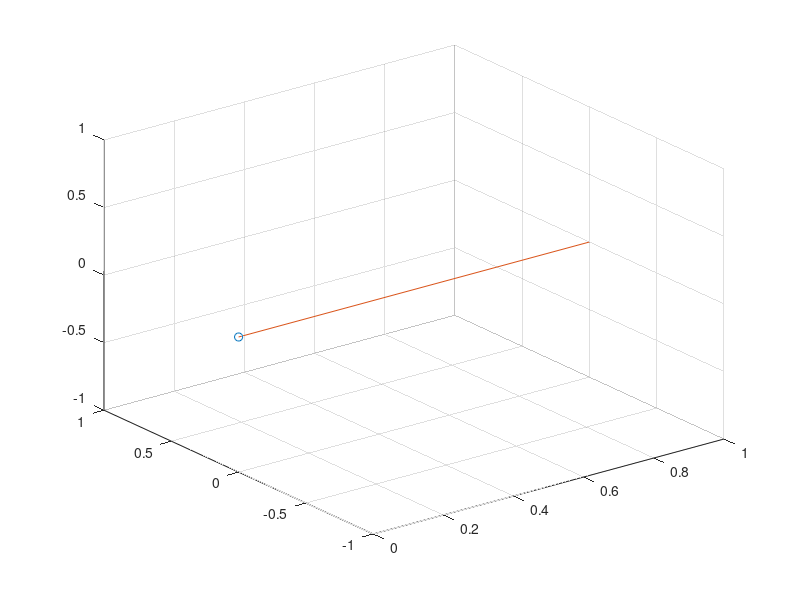

This figure's MATLAB source: (Note: this script raises an error after producing the figure.)


clc
clear all
close all

fprintf('Press 1 for zyz orientation.\nPress 2 for zyx orientation.');
orient=input(' ','s');
if xor(strcmp(orient,'1'),strcmp(orient,'2')) == 0
        fprintf('Invalid input. Press p for prismatic joint, Press r for revolute joint\n');
        %exit;
end
if orient=='1'
fprintf('Press 1 to calculate the zyz rotation matrix.\nPress 2 to calculate zyz euler angles from rotation matrix');
c=input(' ','s');
if xor(strcmp(c,'1'),strcmp(c,'2')) == 0
        fprintf('Invalid input.');
        %exit;
end
if c=='1'
   z = input('Enter the z angle in degrees - ');
   y = input('Enter the y angle in degrees - ');
   z1 = input('Enter the z1 angle in degrees - ');
%    zyz = [cos(z)*cos(y)*cos(z1)-sin(z)*sin(z1) -cos(z)*cos(y)*cos(z1) cos(z)*sin(y);
%             sin(z)*cos(y)*cos(z1)-cos(z)*sin(z1) -sin(z)*cos(y)*sin(z)+cos(z)*cos(z1) sin(z)*sin(z1);
%             -sin(y)*cos(z1) sin(y)*sin(z1) cos(z)]
%    R = zyz;
    R = eul2r(z, y, z1, 'deg')
end

if c=='2'
zyz = input('Enter the zyz matrix');
z = atan2(zyz(2,3),zyz(1,3))
y = atan2((sqrt(zyz(1,3)^2+zyz(2,3)^2)),zyz(3,3))
z1 = atan2(zyz(3,2),-zyz(3,1))
R = zyz;


end
end

if orient=='2'
fprintf('Press 1 to calculate the zyx rotation matrix.\nPress 2 to calculate zyx euler angles from rotation matrix');
c=input(' ','s');
if xor(strcmp(c,'1'),strcmp(c,'2')) == 0
        fprintf('Invalid input.');
        %exit;
end

if c=='1'
z = input('Enter the z angle in degrees - ');
y = input('Enter the y angle in degrees - ');
x = input('Enter the x angle in degrees - ');

% zyx = [cos(z)*cos(y) cos(z)*sin(y)*sin(x)-sin(z)*cos(x) cos(z)*sin(y)*cos(x)+sin(z)*sin(x);
%         sin(z)*cos(y) sin(z)*sin(y)*sin(x)+cos(z)*cos(x) sin(z)*sin(y)*cos(x)-cos(z)*sin(x);
%             -sin(y) cos(y)*sin(x) cos(y)*cos(x)]
R = eul2r(z, y, z1, 'deg', 'zyx')
    
end

if c=='2'

zyx = input('Enter the zyx matrix')
z = atan2(zyx(2,1),zyx(1,1));
y = atan2(-zyx(3,1),sqrt(zyx(3,2)^2+zyx(3,3)^2));
x = atan2(zyx(3,2),zyx(3,3));
R = zyx;

end
end

figure(1)
axis_start = [0 0 0];
axis_end(:,1) = axis_start + [1 0 0];
axis_end(:,2) = axis_start + [0 1 0];
axis_end(:,3) = axis_start + [0 0 1];

plot3(0,0,0, 'o')
grid on;
hold on;

for i = 1:3    
    h=plot3([axis_start(1) axis_end(1,i)],...        
        [axis_start(2) axis_end(2,i)],...        
        [axis_start(3) axis_end(3,i)]);    
    if i==1        
        h.Color='red'; 
        text(axis_end(1,i),...
            axis_end(2,i),...
            axis_end(3,i),'x_A','VerticalAlignment','bottom','HorizontalAlignment','right','fontsize',16);
        
    elseif i==2        
        h.Color='green';
        text(axis_end(1,i),...
           axis_end(2,i),...
           axis_end(3,i),'y_A','VerticalAlignment','bottom','HorizontalAlignment','right','fontsize',16);
    else
        h.Color='blue';
        text(axis_end(1,i),...
           axis_end(2,i),...
           axis_end(3,i),'z_A','VerticalAlignment','bottom','HorizontalAlignment','right','fontsize',16);
    end
end

hold on
p = [0 0 0]';
axis_start = p;

figure(1)
for i=1:3    
    axis_end(:,i) = axis_start + R(:,i);
end

plot3(p(1), p(2), p(3), 'o');
grid on
hold on
for i = 1:3    
    h=plot3([axis_start(1) axis_end(1,i)],...        
        [axis_start(2) axis_end(2,i)],...        
        [axis_start(3) axis_end(3,i)]);    
    if i==1        
        h.Color='red';
        text(axis_end(1,i),...
            axis_end(2,i),...
            axis_end(3,i),'x_B','VerticalAlignment','bottom','HorizontalAlignment','right','fontsize',16);
    elseif i==2        
        h.Color='green';  
        text(axis_end(1,i),...
           axis_end(2,i),...
           axis_end(3,i),'y_B','VerticalAlignment','bottom','HorizontalAlignment','right','fontsize',16);
    else
        h.Color='blue'; 
         text(axis_end(1,i),...
           axis_end(2,i),...
           axis_end(3,i),'z_B','VerticalAlignment','bottom','HorizontalAlignment','right','fontsize',16);
    end
end
if orient=='1'
    title('ZYZ Rotation');
else
    title('ZYX Rotation');
end
    
